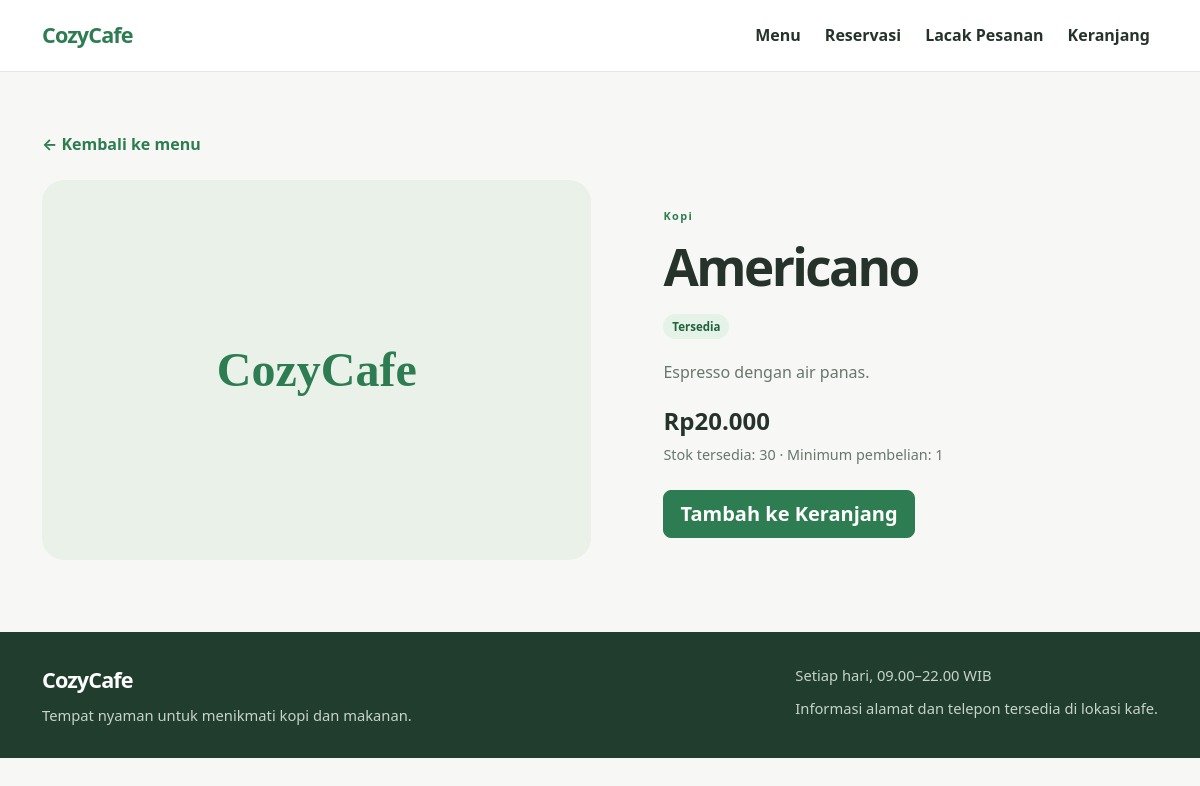
Page /product/1 on the committed database.
### tables this page shows
CREATE TABLE IF NOT EXISTS products (
    id BIGINT UNSIGNED NOT NULL AUTO_INCREMENT,
    category_id BIGINT UNSIGNED NOT NULL,
    name VARCHAR(160) NOT NULL,
    description TEXT NULL,
    image VARCHAR(500) NULL,
    price DECIMAL(12,2) UNSIGNED NOT NULL,
    stock INT UNSIGNED NOT NULL DEFAULT 0,
    min_stock INT UNSIGNED NOT NULL DEFAULT 0,
    min_order_quantity INT UNSIGNED NOT NULL DEFAULT 1,
    max_order_quantity INT UNSIGNED NOT NULL DEFAULT 99,
    availability_status ENUM('available', 'sold_out', 'unavailable') NOT NULL DEFAULT 'available',
    is_active TINYINT(1) NOT NULL DEFAULT 1,
    has_order_history TINYINT(1) NOT NULL DEFAULT 0,
    created_at TIMESTAMP NOT NULL DEFAULT CURRENT_TIMESTAMP,
    updated_at TIMESTAMP NOT NULL DEFAULT CURRENT_TIMESTAMP ON UPDATE CURRENT_TIMESTAMP,
    PRIMARY KEY (id),
    KEY idx_products_category_active (category_id, is_active),
    KEY idx_products_active_name (is_active, name),
    KEY idx_products_availability (availability_status),
    CONSTRAINT fk_products_category
        FOREIGN KEY (category_id) REFERENCES categories (id)
        ON UPDATE CASCADE ON DELETE RESTRICT,
    CONSTRAINT chk_products_order_quantity
        CHECK (min_order_quantity >= 1 AND max_order_quantity >= min_order_quantity)
);

CREATE TABLE IF NOT EXISTS categories (
    id BIGINT UNSIGNED NOT NULL AUTO_INCREMENT,
    name VARCHAR(120) NOT NULL,
    description TEXT NULL,
    is_active TINYINT(1) NOT NULL DEFAULT 1,
    created_at TIMESTAMP NOT NULL DEFAULT CURRENT_TIMESTAMP,
    updated_at TIMESTAMP NOT NULL DEFAULT CURRENT_TIMESTAMP ON UPDATE CURRENT_TIMESTAMP,
    PRIMARY KEY (id),
    UNIQUE KEY uq_categories_name (name),
    KEY idx_categories_active_name (is_active, name)
);

### public/index.php (called while the page is built, shortened)
<?php
$root = dirname(__DIR__);
$scriptName = str_replace('\\', '/', $_SERVER['SCRIPT_NAME'] ?? '');
$basePath = rtrim(str_replace('/index.php', '', $scriptName), '/');
$requestUri = $_SERVER['REQUEST_URI'] ?? '/';
$path = parse_url($requestUri, PHP_URL_PATH) ?: '/';
$path = '/' . trim(rawurldecode($path), '/');
$customerRoutes = [
    '/' => 'Beranda',
    '/menu' => 'Menu',
    '/cart' => 'Keranjang',
    '/checkout' => 'Checkout',
    '/booking' => 'Reservasi',
    '/track-order' => 'Lacak Pesanan',
    '/track-booking' => 'Lacak Reservasi',
    '/history' => 'Riwayat',
];
$productDetailMatch = preg_match('/\A\/product\/([1-9][0-9]*)\z/', $path, $productMatch) === 1;
if ($path === '/') {
    require $root . '/app/config/database.php';
    require $root . '/app/controllers/ProductController.php';
    $homeData = (new ProductController(database(), $basePath))->homepageData();
    $pageTitle = $customerRoutes[$path];
    $view = $root . '/resources/views/customer/index.php';
} elseif ($productDetailMatch) {
    require $root . '/app/config/database.php';
    require $root . '/app/controllers/ProductController.php';
    $product = (new ProductController(database(), $basePath))->productDetail((int) $productMatch[1]);
    $view = $root . ($product === null
        ? '/resources/views/customer/product_not_found.php'
        : '/resources/views/customer/product.php');
} elseif (array_key_exists($path, $customerRoutes)) {
    $pageTitle = $customerRoutes[$path];
    $view = $root . '/resources/views/customer/placeholder.php';
} else {
    http_response_code(404);
    $pageTitle = 'Halaman Tidak Ditemukan';
    $view = $root . '/resources/views/customer/404.php';
}
require $view;

### app/helpers/sanitizer.php (called while the page is built, shortened)
<?php
function e(mixed $value): string
{
    return htmlspecialchars((string) $value, ENT_QUOTES | ENT_SUBSTITUTE, 'UTF-8');
}

### app/config/database.php (called while the page is built, shortened)
<?php
function envValue(string $key, ?string $default = null): ?string
{
    $value = getenv($key);
    if ($value !== false) {
        return $value;
    }
    return $_ENV[$key] ?? $_SERVER[$key] ?? $default;
}
function database(): PDO
{
    $host = envValue('DB_HOST', '127.0.0.1');
    $port = envValue('DB_PORT', '3306');
    $database = envValue('DB_DATABASE', 'cozycafe');
    $username = envValue('DB_USERNAME', 'root');
    $password = envValue('DB_PASSWORD', '');
    $charset = envValue('DB_CHARSET', 'utf8mb4');
    $dsn = sprintf(
        'mysql:host=%s;port=%s;dbname=%s;charset=%s',
        $host,
        $port,
        $database,
        $charset
    );
    $pdo = new PDO($dsn, $username, $password, [
        PDO::ATTR_ERRMODE => PDO::ERRMODE_EXCEPTION,
        PDO::ATTR_DEFAULT_FETCH_MODE => PDO::FETCH_ASSOC,
        PDO::ATTR_EMULATE_PREPARES => false,
        PDO::MYSQL_ATTR_INIT_COMMAND => "SET time_zone = '+07:00'",
    ]);
    return $pdo;
}

### app/controllers/ProductController.php (called while the page is built, shortened)
<?php
final class ProductController
{
    public function productDetail(int $productId): ?array
    {
        $statement = $this->pdo->prepare(
            'SELECT p.id, p.category_id, p.name, p.description, p.image, p.price,
                    p.stock, p.min_order_quantity, p.max_order_quantity,
                    p.availability_status, c.name AS category_name
             FROM products p
             INNER JOIN categories c ON c.id = p.category_id
             WHERE p.id = :id AND p.is_active = 1 AND c.is_active = 1
             LIMIT 1'
        );
        $statement->execute(['id' => $productId]);
        $product = $statement->fetch();
        return $product === false ? null : $product;
    }
}

### app/helpers/formatter.php (called while the page is built, shortened)
<?php
function formatRupiah(int|float|string $amount): string
{
    return 'Rp' . number_format((float) $amount, 0, ',', '.');
}

### resources/views/customer/product.php (the view, shortened to what this page needs)
<?php
$availabilityLabels = [
    'available' => 'Tersedia',
    'sold_out' => 'Habis',
    'unavailable' => 'Tidak tersedia',
];
$imageName = $product['image'] === null ? '' : basename((string) $product['image']);
$maxQuantity = min((int) $product['stock'], (int) $product['max_order_quantity']);
$canOrder = $product['availability_status'] === 'available'
    && (int) $product['stock'] >= (int) $product['min_order_quantity'];
?>
<main class="container page-section">
    <a class="back-link" href="<?= e($url('menu')) ?>">← Kembali ke menu</a>
    <article class="product-detail">
        <div class="product-detail-image">
            <?php if ($imageName !== ''): ?>
                <img src="<?= e($url('media/products/' . rawurlencode($imageName))) ?>" alt="<?= e($product['name']) ?>">
            <?php else: ?>
                <span aria-hidden="true">CozyCafe</span>
            <?php endif; ?>
        </div>
        <div class="product-detail-copy">
            <span class="section-kicker"><?= e($product['category_name']) ?></span>
            <h1><?= e($product['name']) ?></h1>
            <span class="availability-badge status-<?= e($product['availability_status']) ?>">
                <?= e($availabilityLabels[$product['availability_status']] ?? 'Tidak tersedia') ?>
            </span>
            <p class="product-detail-description"><?= e($product['description'] ?? 'Pilihan CozyCafe untuk menemani waktu Anda.') ?></p>
            <p class="product-detail-price"><?= e(formatRupiah($product['price'])) ?></p>
            <p class="product-stock-note">Stok tersedia: <?= (int) $product['stock'] ?> · Minimum pembelian: <?= (int) $product['min_order_quantity'] ?></p>
            <button
                class="btn btn-cozy-primary btn-lg"
                type="button"
                data-add-to-cart
                data-product-id="<?= (int) $product['id'] ?>"
                data-product-name="<?= e($product['name']) ?>"
                data-product-price="<?= e($product['price']) ?>"
                data-min-quantity="<?= (int) $product['min_order_quantity'] ?>"
                data-max-quantity="<?= $maxQuantity ?>"
                <?= $canOrder ? '' : 'disabled' ?>
            >
                <?= $canOrder ? 'Tambah ke Keranjang' : 'Tidak tersedia' ?>
            </button>
        </div>
    </article>
</main>
<?php
require $root . '/resources/views/layouts/customer.php';

### public/assets/css/app.css (style rules this page uses)
:root { color-scheme: light; --cozy-primary: #2E7D52; --cozy-primary-dark: #235f3e; --cozy-accent: #F4A340; --cozy-background: #F7F8F5; --cozy-text: #26332B; --cozy-muted: #69766d; --cozy-white: #FFFFFF; --cozy-border: #e4e9e3; --cozy-shadow: 0 18px 48px rgba(38, 51, 43, 0.08); }
body { min-height: 100vh; color: var(--cozy-text); background: var(--cozy-background); font-family: system-ui, -apple-system, "Segoe UI", sans-serif; }
a { color: var(--cozy-primary); }
.btn-cozy-primary { color: var(--cozy-white); background: var(--cozy-primary); border-color: var(--cozy-primary); font-weight: 700; }
.hero-kicker, .section-kicker { display: inline-block; color: var(--cozy-primary); font-size: 0.75rem; font-weight: 800; letter-spacing: 0.14em; }
.section-link, .back-link { color: var(--cozy-primary); font-weight: 700; text-decoration: none; }
.availability-badge { display: inline-flex; width: fit-content; align-items: center; padding: 0.25rem 0.55rem; border-radius: 999px; font-size: 0.72rem; font-weight: 800; }
.status-available { color: #22623f; background: #e4f2e7; }
.page-section { min-height: 70vh; padding-top: clamp(2rem, 5vw, 4rem); padding-bottom: 4rem; }
.product-detail { display: grid; grid-template-columns: minmax(0, 1fr) minmax(300px, 0.9fr); gap: clamp(2rem, 6vw, 5rem); align-items: center; margin-top: 1.5rem; }
.product-detail-image { display: grid; min-height: 380px; overflow: hidden; place-items: center; border-radius: 22px; color: var(--cozy-primary); background: #eaf1e9; font-family: Georgia, serif; font-size: 3rem; font-weight: 700; }
.product-detail-copy h1 { margin: 0.6rem 0 1rem; font-size: clamp(2rem, 5vw, 3.2rem); font-weight: 800; letter-spacing: -0.05em; }
.product-detail-description { margin: 1.25rem 0 0.5rem; color: var(--cozy-muted); line-height: 1.7; }
.product-detail-price { margin: 1rem 0 0.35rem; font-size: 1.5rem; font-weight: 800; }
.product-stock-note { margin-bottom: 1.5rem; color: var(--cozy-muted); font-size: 0.9rem; }
.section-kicker { display: inline-block; color: var(--cozy-primary); font-size: 0.68rem; font-weight: 850; letter-spacing: 0.13em; }

### rows in the picture
products: category.name "Kopi", name "Americano", availability_status "Tersedia", description "Espresso dengan air panas.", price "Rp20.000", stock "30", min_order_quantity "1"
